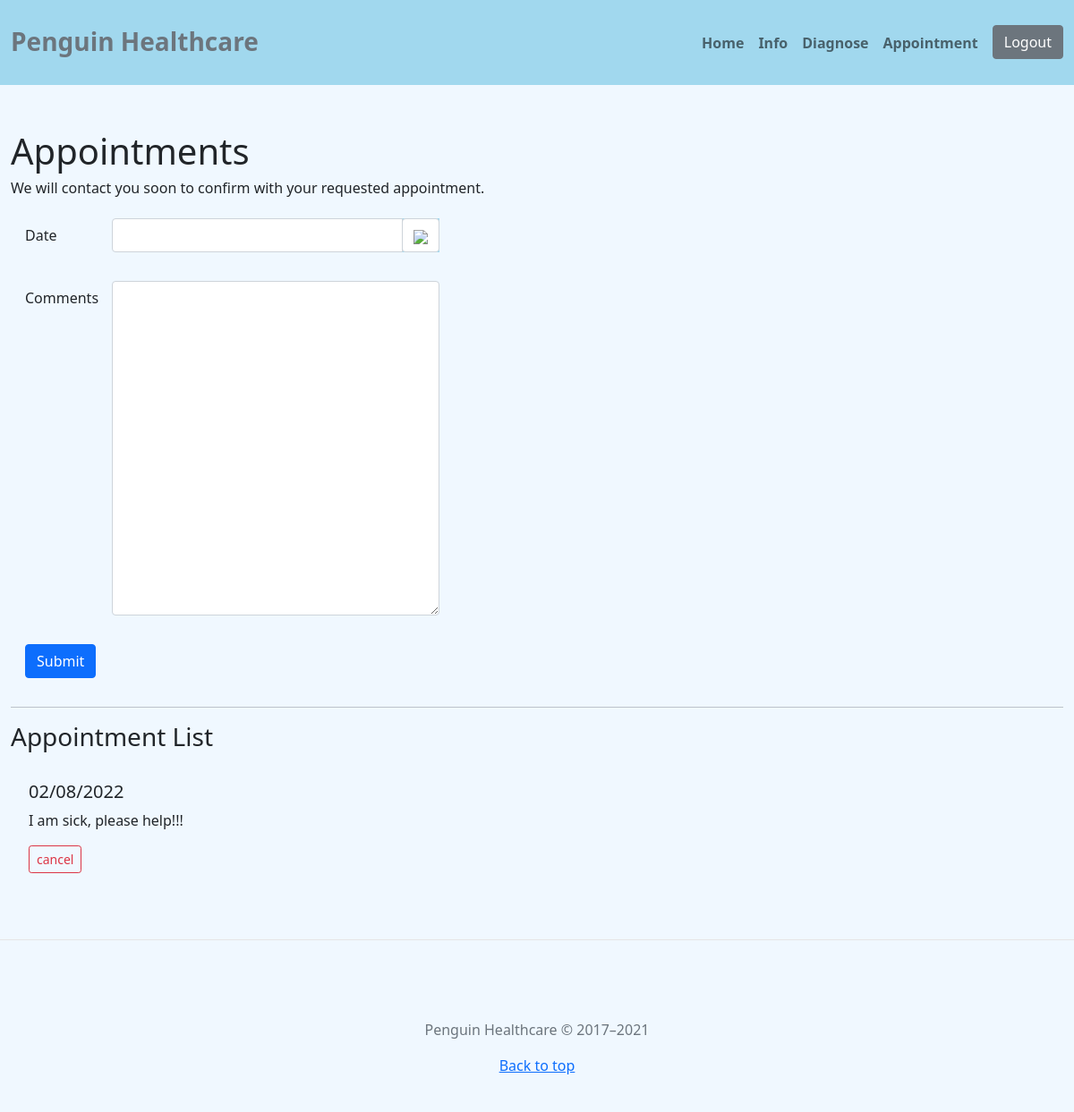
The page /appointment (signed in) on the database as committed earlier.
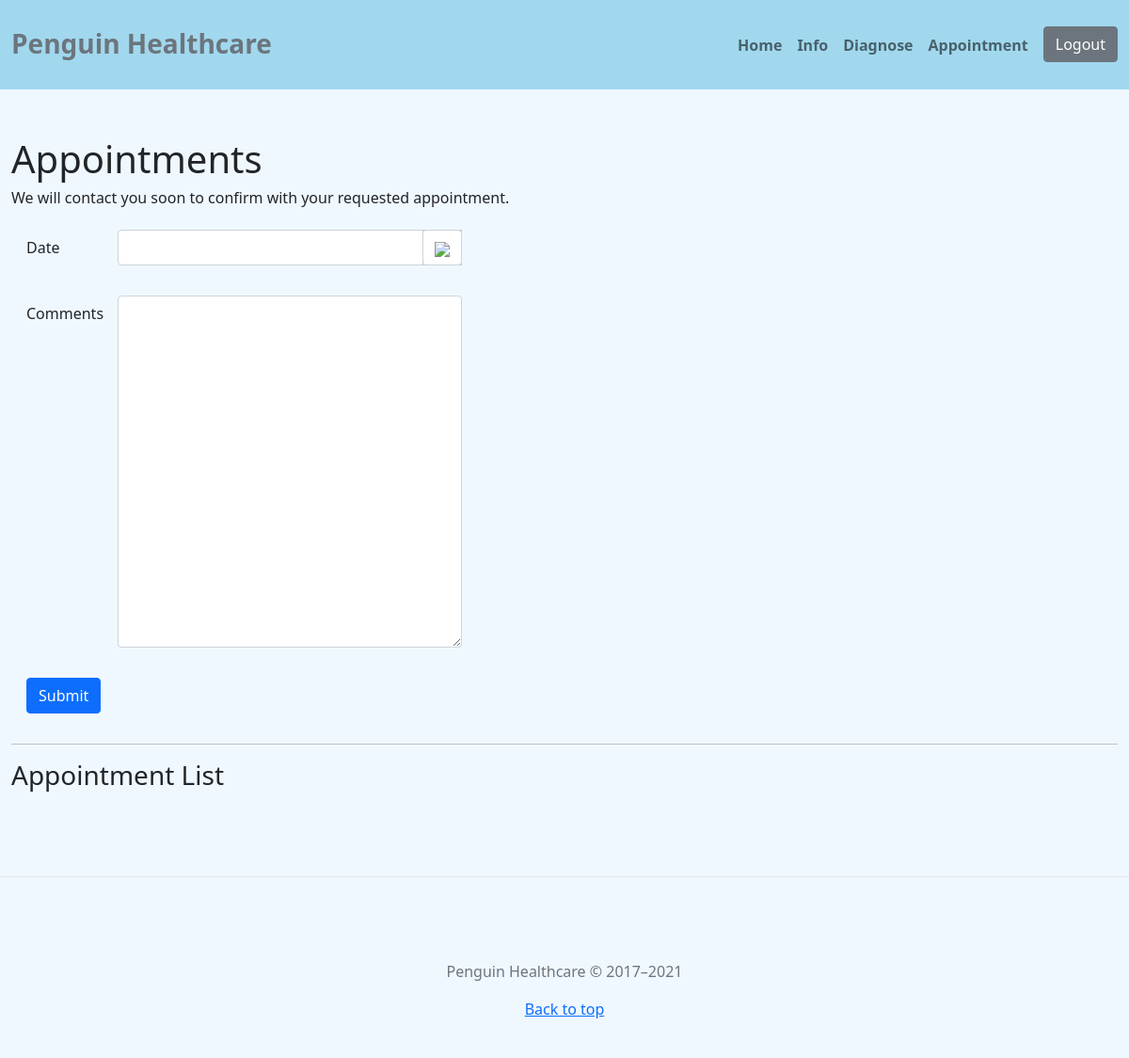
The same page on the database as committed later.
### website/database.py (models this page shows)
class Appointment(db.Model):
    id = db.Column(db.Integer, primary_key=True)
    date = db.Column(db.String(32), nullable=False)
    comment = db.Column(db.String(10240))
    user_id = db.Column(db.Integer, db.ForeignKey("user.id"))

### website/views.py (the view, shortened to what this page needs)
@views.route("/appointment", methods=["GET", "POST"])
@login_required
def appointment():
    return render_template("appointment.html", user=current_user)

### website/__init__.py (called while the page is built)
def create_app():
    app = Flask(__name__)
    app.config["SECRET_KEY"] = "17167055"
    app.config["SQLALCHEMY_DATABASE_URI"] = f"sqlite:///{DB_NAME}"
    db.init_app(app)
    from .views import views
    from .auth import auth
    from .articles import articles
    app.register_blueprint(views, url_prefix="/")
    app.register_blueprint(auth, url_prefix="/")
    app.register_blueprint(articles, url_prefix="/")
    from .database import User, Appointment
    create_database(app)
    login_manager = LoginManager()
    login_manager.login_view = 'auth.login'
    login_manager.init_app(app)
    @login_manager.user_loader
    def load_user(id):
        return User.query.get(int(id))
    return app

### website/templates/appointment.html (shortened to what this page needs)
{% extends "layout.html" %}
{% block content %}
<section id="appointment">
    <div class="container-xxl">
        <h1>Appointments</h1>
        <h6>We will contact you soon to confirm with your requested appointment.</h6>
        <form method="POST">
            <div class="row form-group p-3">
                <label for="date" class="col-sm-1 col-form-label">Date</label>
                <div class="col-sm-4">
                    <div class="input-group date" id="datepicker">
                        <input type="text" class="form-control" name="date" id="date">
                        <span class="input-group-append">
                            <span class="input-group-text bg-white d-block">
                                <img src="https://img.icons8.com/ios-filled/24/000000/calendar--v1.png" style="background-color:white"/>
                            </span>
                        </span>
                    </div>
                </div>
            </div>
            <div class="row form-group p-3">
                <label for="comment" class="col-sm-1 col-form-label">Comments</label>
                <div class="col-sm-4">
                    <textarea class="form-control" id="comment" name="comment" cols="30" rows="15"></textarea>
                </div>
            </div>
            <div class="d-grid gap-2 d-md-flex justify-content-md-start p-3">
                <button type="submit" class="btn btn-primary">Submit</button>
            </div>
        </form>
        <hr>
        <h3>Appointment List</h3>
        <div class="row form-group p-3">
            <ul class="list-group list-group-flush col-sm-6" id="notes">
                {% for appointment in user.appointments %}
                <li style="background-color:aliceblue" class="list-group-item">
                <h5>{{ appointment.date }}</h5>
                <p>{{ appointment.comment }}</p>
                <button type="button" class="btn btn-outline-danger btn-sm" onClick="deleteAppointment({{ appointment.id }})">
                    cancel
                </button>
                </li>
                {% endfor %}
            </ul>
        </div>
    </div>
</section>
{% endblock %}

### website/templates/layout.html (shortened to what this page needs)
<!doctype html>
<html lang="en">
<head>
    <link rel="stylesheet" href="https://cdn.jsdelivr.net/npm/bootstrap@5.0.2/dist/css/bootstrap.min.css"
>
    <link rel="stylesheet"
        href="https://cdnjs.cloudflare.com/ajax/libs/bootstrap-datepicker/1.9.0/css/bootstrap-datepicker.min.css">
    <link rel="stylesheet" type="text/css" href="./{{ url_for('static', filename='styles/style.css') }}">
</head>
<body>
    <nav class="navbar navbar-expand-md navbar-light">
        <div class="container-xxl">
            <a href="/home" class="navbar-brand">
                <span class="fw-bold text-secondary h3">Penguin Healthcare</span>
            </a>
            <div class="collapse navbar-collapse justify-content-end align-center" id="main-nav">
                <ul class="navbar-nav fw-bold">
                    <li class="nav-item">
                        <a class="nav-link" href="/home">Home</a>
                    </li>
                    <li class="nav-item">
                        <a class="nav-link" href="/info">Info</a>
                    </li>
                    <li class="nav-item">
                        <a class="nav-link" href="/diagnose">Diagnose</a>
                    </li>
                    <li class="nav-item">
                        <a class="nav-link" href="/appointment">Appointment</a>
                    </li>
                    <li class="nav-item ms-2 d-none d-md-inline" , id="btnLogout">
                        <a class="btn btn-secondary" href="/logout">Logout</a>
                    </li>
                </ul>
            </div>
        </div>
    </nav>
    {% block content %}{% endblock %}
    <footer class="blog-footer">
        <p class="mt-5 mb-3 text-muted">Penguin Healthcare &copy; 2017–2021</p>
        <p>
            <a href="#">Back to top</a>
        </p>
    </footer>
</body>
</html>

### website/static/styles/style.css (style rules this page uses)
* { margin: 0px; padding: 0px; background-color: aliceblue; }
.navbar { background-color: rgb(161, 216, 238); padding: 25px 0px; }
#main-nav, span, nav div.container-xxl, .nav-link, .navbar-brand, .navbar-nav, .navbar-toggler-icon, .collapse, #btnLogout { background-color: rgb(161, 216, 238); }
.blog-footer { padding: 2.5rem 0; color: #727272; text-align: center; border-top: 0.05rem solid #e5e5e5; }
.blog-footer p:last-child { margin-bottom: 0; }
#appointment { padding: 50px 0px; }

Rows that differ between the two databases and show on the page:
removed Appointment: date "02/08/2022", comment "I am sick, please help!!!"
